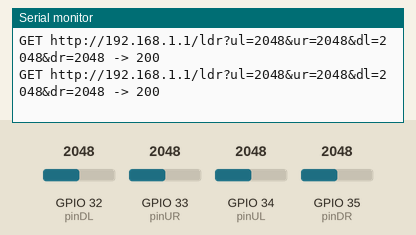
Simulated run of this sketch. Board: ESP32. Shown: the last lines printed to the serial monitor. The test bench sets the inputs (shaded band); at power-on: GPIO 32 (pinDL) = 2048, GPIO 33 (pinUR) = 2048, GPIO 34 (pinUL) = 2048, GPIO 35 (pinDR) = 2048. WiFi joins after 1.5 s; servers stay silent unless stated; uploads are accepted with an empty reply.

Above: at 2.8 s.
2.9 s: GPIO 32 (pinDL) set to 2866
At 3.37 s:
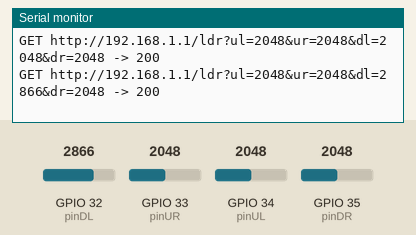
4.4 s: GPIO 33 (pinUR) set to 2866
At 4.57 s:
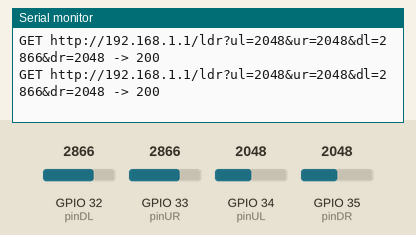
5.9 s: GPIO 34 (pinUL) set to 2866
At 5.98 s:
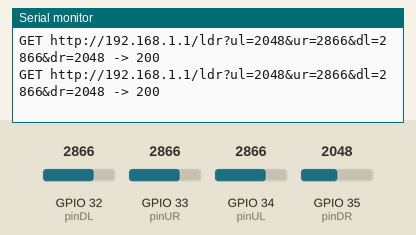
7.4 s: GPIO 35 (pinDR) set to 2866
At 7.59 s:
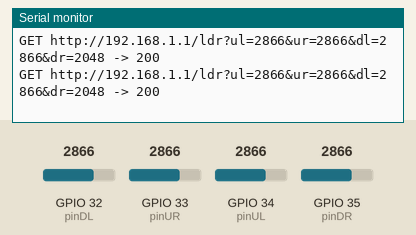
8.9 s: GPIO 32 (pinDL) set to 3972
At 8.99 s:
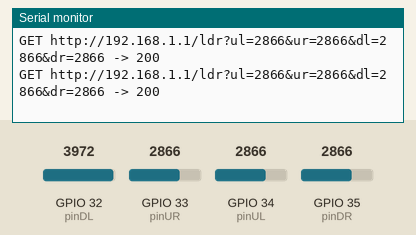
10.4 s: GPIO 33 (pinUR) set to 3972
At 10.4 s:
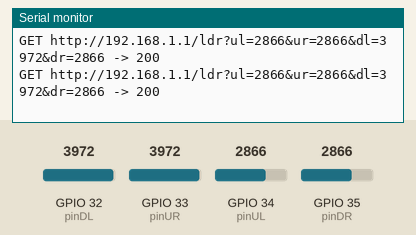
Timing chart, 0 to 12.9 s (numbered marks = the images above; inputs shaded):
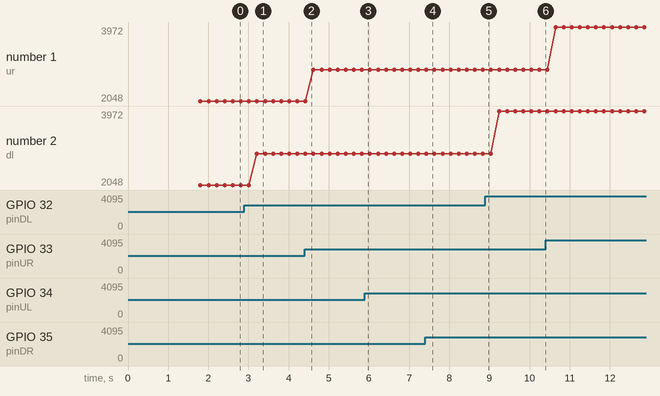

The sketch:

esp32-emisorldr-httpap.ino
```cpp
/*
  ESP32 “Sensor” – Lectura y envío de LDR
  --------------------------------------
  Proyecto: Heliostato – Sensor de Luz
  Archivo:  sensor_ldr.ino
  Versión:  1.2
  Fecha:    2025-06-18
  Autor:    Tu Nombre / @TuUsuario
  Placa:    Wemos Lolin32 Lite V3 (TP4056 Li-Po) / ESP32-DevKitC V4 CP2102 USB-C
  IDE:      Arduino IDE 2.x
  Librerías:
    • WiFi.h
    • HTTPClient.h

  Pines ADC (GPIO1..39 en ADC1):
    UL (Up-Left)    → GPIO34 (ADC1_CH6)
    UR (Up-Right)   → GPIO33 (ADC1_CH5)
    DL (Down-Left)  → GPIO32 (ADC1_CH4)
    DR (Down-Right) → GPIO35 (ADC1_CH7)

  Constantes configurables:
    INTERVAL = 200  // ms entre envíos
    ssid      = "Heliostato_AP"
    password  = "12345678"

  Descripción:
    • Se conecta en modo STA al AP “Heliostato_AP” (192.168.4.1).
    • Cada INTERVAL ms lee los 4 LDR y envía:
        GET /ldr?ul=<ul>&ur=<ur>&dl=<dl>&dr=<dr>
      al actuador.
    • Reintenta conexión Wi-Fi automáticamente si se cae.
    • Imprime en Serie (115200 bps) URL y código HTTP de respuesta.

  Notas:
    • Ajusta INTERVAL si la red se satura.
    • Para debug rápido, añade tests de conectividad o fallback a MQTT/OTA.
*/

#include <WiFi.h>
#include <HTTPClient.h>

// Credenciales del AP del actuador
const char* ssid     = "Heliostato_AP";
const char* password = "12345678";

// Pines ADC para tus LDR
const int pinUL = 34;
const int pinUR = 33;
const int pinDL = 32;
const int pinDR = 35;

// Intervalo envío ms
const unsigned long interval = 200;
unsigned long lastSend = 0;

void setup() {
  Serial.begin(115200);
  delay(100);
  Serial.print("Conectando a AP ");

  WiFi.mode(WIFI_STA);
  WiFi.begin(ssid, password);
  WiFi.setAutoReconnect(true);

  unsigned long start = millis();
  while (WiFi.status() != WL_CONNECTED && millis() - start < 10000) {
    Serial.print(".");
    delay(500);
  }
  if (WiFi.status() == WL_CONNECTED) {
    Serial.println("\nConectado! IP: " + WiFi.localIP().toString());
  } else {
    Serial.println("\nError conexión inicial");
  }
}

void loop() {
  // Reintento de WiFi si se pierde
  if (WiFi.status() != WL_CONNECTED) {
    Serial.println("WiFi desconectado, reconectando...");
    WiFi.reconnect();
    unsigned long t0 = millis();
    while (WiFi.status() != WL_CONNECTED && millis() - t0 < 5000) {
      Serial.print(".");
      delay(500);
    }
    if (WiFi.status() == WL_CONNECTED) {
      Serial.println("\nReconectado! IP: " + WiFi.localIP().toString());
    } else {
      Serial.println("\nFallo reconexión");
      delay(1000);
      return;  // no envía hasta reconectar
    }
  }

  unsigned long now = millis();
  if (now - lastSend < interval) return;
  lastSend = now;

  // Lectura LDR
  int ul = analogRead(pinUL);
  int ur = analogRead(pinUR);
  int dl = analogRead(pinDL);
  int dr = analogRead(pinDR);

  // Construye URL
  String url = String("http://") + WiFi.gatewayIP().toString()
             + "/ldr?ul=" + ul
             + "&ur=" + ur
             + "&dl=" + dl
             + "&dr=" + dr;

  HTTPClient http;
  http.begin(url);
  int code = http.GET();
  Serial.printf("GET %s -> %d\n", url.c_str(), code);
  http.end();
}
```

Measured:
- after the input at 2.9 s, the serial monitor: prints a new line after 0.31 s (image 1)
- plotted number 2: 2048 → 2866 after the input at 2.9 s, 2866 → 3972 after the input at 8.9 s
